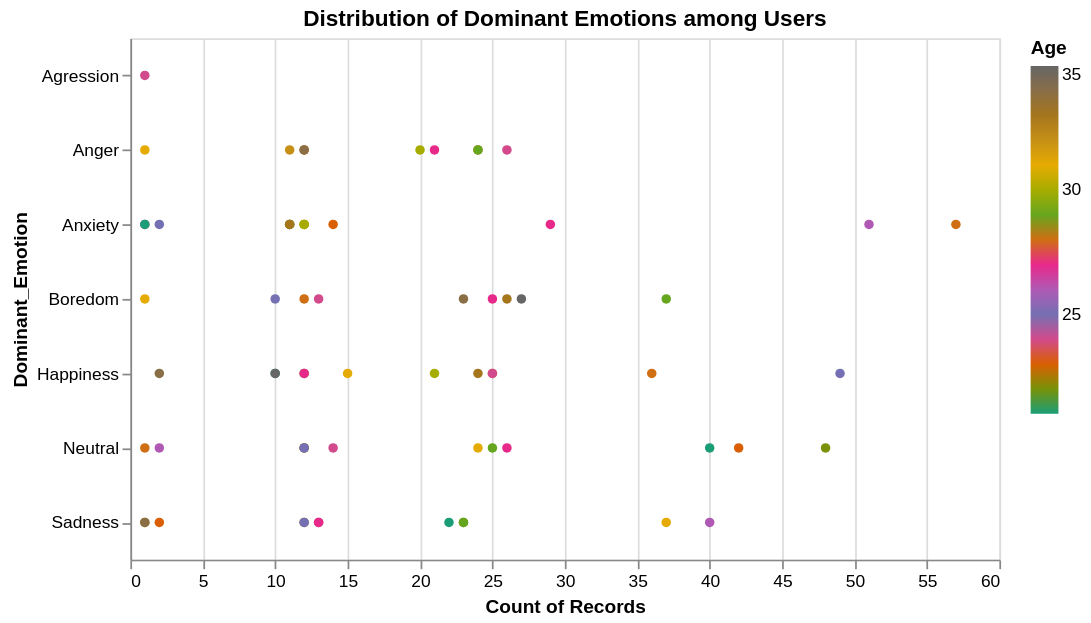

Notebook cell for this chart:
### Code cell
# Show the distribution of age among number of records using a Scatterplot
chart2 = alt.Chart(hyp_data_new).mark_circle().encode(
    x=alt.X('count(Dominant_Emotion)', scale=alt.Scale(zero=False)),
    color=alt.Color('Age', scale=alt.Scale(scheme = 'dark2')),
    y=alt.Y('Dominant_Emotion', scale=alt.Scale(zero=False))
).properties(height =300,width = 500, title='Distribution of Dominant Emotions among Users')
chart2.mark_circle(tooltip = True)

### Figure 1 — Vega-Lite specification as saved in the notebook (floating-point values rounded to 4 significant figures; data arrays with more than 128 entries replaced by an {"elided": "..."} marker saying what was removed)
{"config": {"view": {"continuousWidth": 400, "continuousHeight": 300}}, "data": {"name": "data-f2704f0c5c2a5262288a5e88a3f6df49"}, "mark": {"type": "circle", "tooltip": true}, "encoding": {"color": {"field": "Age", "scale": {"scheme": "dark2"}, "type": "quantitative"}, "x": {"aggregate": "count", "field": "Dominant_Emotion", "scale": {"zero": false}, "type": "nominal"}, "y": {"field": "Dominant_Emotion", "scale": {"zero": false}, "type": "nominal"}}, "height": 300, "title": "Distribution of Dominant Emotions among Users", "width": 500, "$schema": "https://vega.github.io/schema/vega-lite/v4.17.0.json", "datasets": {"data-f2704f0c5c2a5262288a5e88a3f6df49": {"elided": "1248 records"}}}
